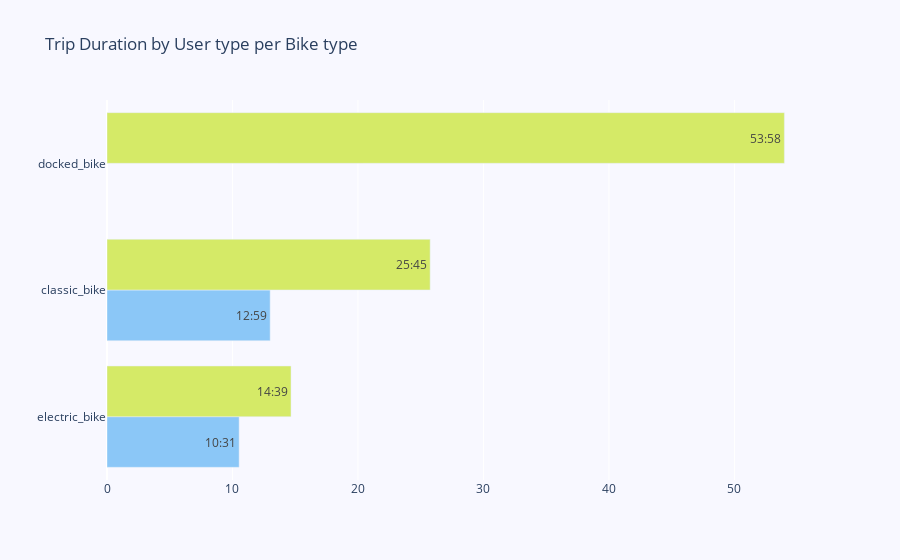

The notebook cell this image was saved under:
### Code cell
labels={
    'member_casual':'Membership Type',
    'bike_type': 'Bike Type',
    'trip_dur': 'Trip Duration'
}

hover_data={
    'trip_duration': False
}

plot(member_by_dur, 'bike_type', 'trip_duration', title='Trip Duration by User type per Bike type', color='member_casual', text='trip_dur', color_discrete_map=color_discrete_map, labels=labels, hover_data=hover_data, orientation='h')

### Figure 1 — Plotly figure (JSON) as saved in the notebook; plotly's stock layout.template omitted (floating-point values rounded to 4 significant figures)
{"data": [{"alignmentgroup": "True", "hovertemplate": "Membership Type=member<br>Bike Type=%{y}<br>Trip Duration=%{text}<extra></extra>", "legendgroup": "member", "marker": {"color": "#8BC7F7", "pattern": {"shape": ""}}, "name": "member", "offsetgroup": "member", "orientation": "h", "showlegend": true, "text": ["10:31", "12:59"], "textposition": "auto", "type": "bar", "x": [10.53, 13.0], "xaxis": "x", "y": ["electric_bike", "classic_bike"], "yaxis": "y"}, {"alignmentgroup": "True", "hovertemplate": "Membership Type=casual<br>Bike Type=%{y}<br>Trip Duration=%{text}<extra></extra>", "legendgroup": "casual", "marker": {"color": "#D5EA67", "pattern": {"shape": ""}}, "name": "casual", "offsetgroup": "casual", "orientation": "h", "showlegend": true, "text": ["14:39", "25:45", "53:58"], "textposition": "auto", "type": "bar", "x": [14.66, 25.75, 53.98], "xaxis": "x", "y": ["electric_bike", "classic_bike", "docked_bike"], "yaxis": "y"}], "layout": {"barmode": "group", "legend": {"title": {"text": "Membership Type"}, "tracegroupgap": 0}, "paper_bgcolor": "rgb(248, 248, 255)", "plot_bgcolor": "rgb(248, 248, 255)", "showlegend": false, "title": {"text": "Trip Duration by User type per Bike type"}, "xaxis": {"anchor": "y", "domain": [0, 1], "fixedrange": true, "title": {"text": ""}, "visible": true}, "yaxis": {"anchor": "x", "domain": [0, 1], "fixedrange": true, "showticklabels": true, "title": {"text": ""}, "visible": true}}}
